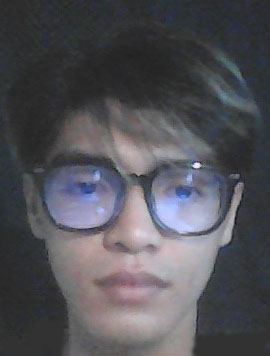
#> input picture LAB_3/datasets/face1.jpg, 270 x 356 px
$ python test1.py
#> lines starting #> are read from the running program, lines starting #| are printed output that depends on the picture
import cv2
import numpy as np

# Load image for img0
img0 = cv2.imread("datasets/face1.jpg")
#> img0 is the input picture: shape (356, 270, 3); mean B, G, R 87.5, 82, 82.9
img0 = cv2.resize(img0, (270, 356))

# Convert image to grayscale
gray0 = cv2.cvtColor(img0, cv2.COLOR_BGR2GRAY)
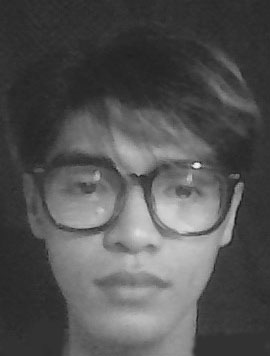
#> gray0: shape (356, 270); min 22, max 246, mean 82.9

# Create SIFT object
sift = cv2.SIFT_create()

# Detect keypoints and compute descriptors for img0
keypoints_0, descriptors_0 = sift.detectAndCompute(gray0, None)
#> keypoints_0 = 111 keypoints; strongest (x, y, size): (197, 165, 3.9), (141, 237, 100.6), (236, 218, 1.9), (226, 234, 9.9)

# Create BFMatcher object
bf = cv2.BFMatcher(cv2.NORM_L1, crossCheck=False)

# Initialize camera
cap = cv2.VideoCapture(0)

while cap.isOpened():
    # Capture frame from camera
    ret, frame = cap.read()
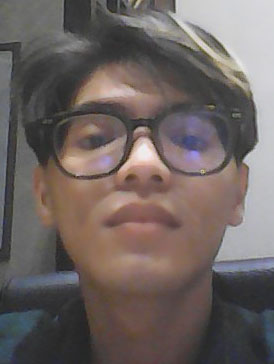
#> input picture LAB_3/datasets/face.jpg, 274 x 364 px, given in place of the camera
#> frame is the input picture: shape (364, 274, 3); mean B, G, R 97.5, 100.2, 110.1
    if not ret:
        break

    # Convert frame to grayscale
    gray_frame = cv2.cvtColor(frame, cv2.COLOR_BGR2GRAY)
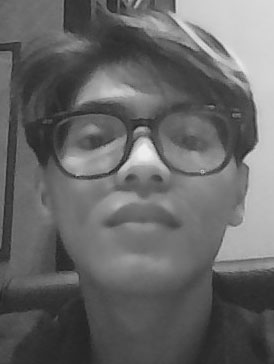
#> gray_frame: shape (364, 274); min 34, max 238, mean 102.8

    # Detect keypoints and compute descriptors for camera frame
    keypoints_cam, descriptors_cam = sift.detectAndCompute(gray_frame, None)
#> keypoints_cam = 213 keypoints; strongest (x, y, size): (144, 154, 16.3), (107, 87, 23.6), (122, 162, 4.1), (218, 46, 7.3)

    # Match descriptors using knnMatch
    matches = bf.knnMatch(descriptors_0, descriptors_cam, k=2)
#> matches = 111 matches

    # Apply ratio test
    good_matches = []
    for m, n in matches:
        if m.distance < 0.7 * n.distance:
            good_matches.append(m)
#> this loop made 111 passes
#> after the loop, good_matches = 1 matches

    # Check if there are enough good matches to estimate homography
    if len(good_matches) >= 10:
        # Draw matches on img_with_matches
        img_with_matches = cv2.drawMatches(
            gray0,
            keypoints_0,
            gray_frame,
            keypoints_cam,
            good_matches[:50],  # draw only the first 50 matches
            None,
            matchColor=(0, 255, 0),
            singlePointColor=(255, 0, 0),
            flags=0,
        )

        # Extract matched keypoints
        matched_keypoints_0 = np.float32(
            [keypoints_0[m.queryIdx].pt for m in good_matches]
        ).reshape(-1, 1, 2)
        matched_keypoints_cam = np.float32(
            [keypoints_cam[m.trainIdx].pt for m in good_matches]
        ).reshape(-1, 1, 2)

        # Find homography matrix
        H, _ = cv2.findHomography(
            matched_keypoints_0, matched_keypoints_cam, cv2.RANSAC
        )

        # Get corners of the object in img0
        h, w = gray0.shape[:2]
        corners = np.float32([[0, 0], [0, h - 1], [w - 1, h - 1], [w - 1, 0]]).reshape(
            -1, 1, 2
        )

        # Transform corners to get the bounding box in the camera frame
        transformed_corners = cv2.perspectiveTransform(corners, H)

        # Draw the bounding box on the camera frame
        cv2.polylines(gray_frame, [np.int32(transformed_corners)], True, (255, 0, 0), 2)

    # Display the result
#> (the run stopped early here; a loop or call above may not have finished)
